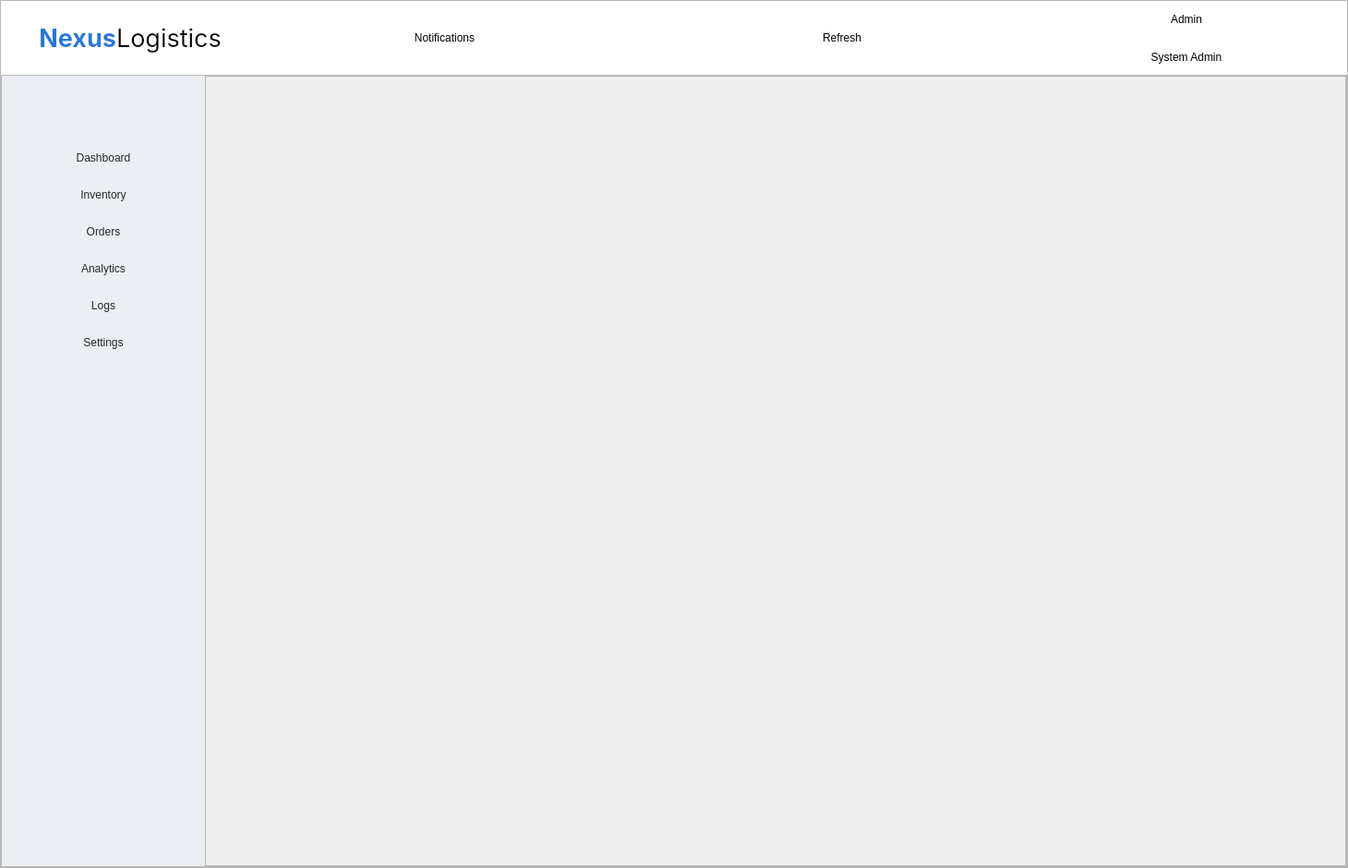
<?xml version="1.0" encoding="UTF-8"?>
<ui version="4.0">
 <class>MainWindow</class>
 <widget class="QMainWindow" name="MainWindow">
  <property name="geometry">
   <rect>
    <x>0</x>
    <y>0</y>
    <width>1460</width>
    <height>940</height>
   </rect>
  </property>
  <property name="windowTitle">
   <string>NexusLogistics</string>
  </property>
  <property name="autoFillBackground">
   <bool>false</bool>
  </property>
  <property name="animated">
   <bool>true</bool>
  </property>
  <widget class="QWidget" name="centralwidget">
   <property name="enabled">
    <bool>true</bool>
   </property>
   <layout class="QHBoxLayout" name="horizontalLayout_3">
    <property name="spacing">
     <number>0</number>
    </property>
    <property name="leftMargin">
     <number>0</number>
    </property>
    <property name="topMargin">
     <number>0</number>
    </property>
    <property name="rightMargin">
     <number>0</number>
    </property>
    <property name="bottomMargin">
     <number>0</number>
    </property>
    <item>
     <widget class="QFrame" name="MainShellArea">
      <property name="frameShape">
       <enum>QFrame::Shape::StyledPanel</enum>
      </property>
      <property name="frameShadow">
       <enum>QFrame::Shadow::Raised</enum>
      </property>
      <layout class="QVBoxLayout" name="verticalLayout_3">
       <property name="spacing">
        <number>0</number>
       </property>
       <property name="leftMargin">
        <number>0</number>
       </property>
       <property name="topMargin">
        <number>0</number>
       </property>
       <property name="rightMargin">
        <number>0</number>
       </property>
       <property name="bottomMargin">
        <number>0</number>
       </property>
       <item>
        <layout class="QVBoxLayout" name="verticalLayout_2">
         <property name="spacing">
          <number>0</number>
         </property>
         <property name="leftMargin">
          <number>0</number>
         </property>
         <item>
          <widget class="QFrame" name="topBarFrame">
           <property name="minimumSize">
            <size>
             <width>0</width>
             <height>80</height>
            </size>
           </property>
           <property name="maximumSize">
            <size>
             <width>16777215</width>
             <height>80</height>
            </size>
           </property>
           <property name="styleSheet">
            <string notr="true">background-color: rgb(255, 255, 255);
border: none;</string>
           </property>
           <property name="frameShape">
            <enum>QFrame::Shape::StyledPanel</enum>
           </property>
           <property name="frameShadow">
            <enum>QFrame::Shadow::Raised</enum>
           </property>
           <layout class="QVBoxLayout" name="verticalLayout_7">
            <property name="spacing">
             <number>0</number>
            </property>
            <property name="leftMargin">
             <number>0</number>
            </property>
            <property name="topMargin">
             <number>0</number>
            </property>
            <property name="rightMargin">
             <number>0</number>
            </property>
            <property name="bottomMargin">
             <number>0</number>
            </property>
            <item>
             <widget class="QFrame" name="topBarContentFrame">
              <property name="frameShape">
               <enum>QFrame::Shape::StyledPanel</enum>
              </property>
              <property name="frameShadow">
               <enum>QFrame::Shadow::Raised</enum>
              </property>
              <layout class="QHBoxLayout" name="horizontalLayout_5">
               <property name="spacing">
                <number>12</number>
               </property>
               <property name="leftMargin">
                <number>0</number>
               </property>
               <property name="topMargin">
                <number>0</number>
               </property>
               <property name="rightMargin">
                <number>24</number>
               </property>
               <property name="bottomMargin">
                <number>0</number>
               </property>
               <item>
                <layout class="QHBoxLayout" name="horizontalLayout_4">
                 <property name="spacing">
                  <number>0</number>
                 </property>
                 <item>
                  <widget class="QFrame" name="topBarLeftFrame">
                   <property name="minimumSize">
                    <size>
                     <width>260</width>
                     <height>0</height>
                    </size>
                   </property>
                   <property name="frameShape">
                    <enum>QFrame::Shape::StyledPanel</enum>
                   </property>
                   <property name="frameShadow">
                    <enum>QFrame::Shadow::Raised</enum>
                   </property>
                   <layout class="QHBoxLayout" name="horizontalLayout_7">
                    <property name="spacing">
                     <number>0</number>
                    </property>
                    <property name="leftMargin">
                     <number>0</number>
                    </property>
                    <property name="topMargin">
                     <number>0</number>
                    </property>
                    <property name="rightMargin">
                     <number>0</number>
                    </property>
                    <property name="bottomMargin">
                     <number>0</number>
                    </property>
                    <item>
                     <layout class="QHBoxLayout" name="horizontalLayout_6">
                      <property name="spacing">
                       <number>0</number>
                      </property>
                      <item>
                       <widget class="QLabel" name="brandNexusLabel">
                        <property name="maximumSize">
                         <size>
                          <width>125</width>
                          <height>16777215</height>
                         </size>
                        </property>
                        <property name="font">
                         <font>
                          <family>Inter</family>
                          <pointsize>20</pointsize>
                          <bold>true</bold>
                         </font>
                        </property>
                        <property name="styleSheet">
                         <string notr="true">color: rgb(40, 120, 215);
background: transparent;
border: none;</string>
                        </property>
                        <property name="text">
                         <string>Nexus</string>
                        </property>
                        <property name="alignment">
                         <set>Qt::AlignmentFlag::AlignRight|Qt::AlignmentFlag::AlignTrailing|Qt::AlignmentFlag::AlignVCenter</set>
                        </property>
                       </widget>
                      </item>
                      <item>
                       <widget class="QLabel" name="brandLogisticsLabel">
                        <property name="font">
                         <font>
                          <family>Inter</family>
                          <pointsize>20</pointsize>
                         </font>
                        </property>
                        <property name="text">
                         <string>Logistics</string>
                        </property>
                        <property name="alignment">
                         <set>Qt::AlignmentFlag::AlignLeading|Qt::AlignmentFlag::AlignLeft|Qt::AlignmentFlag::AlignVCenter</set>
                        </property>
                       </widget>
                      </item>
                     </layout>
                    </item>
                   </layout>
                  </widget>
                 </item>
                 <item>
                  <widget class="QFrame" name="topBarRightFrame">
                   <property name="sizePolicy">
                    <sizepolicy hsizetype="Expanding" vsizetype="Preferred">
                     <horstretch>0</horstretch>
                     <verstretch>0</verstretch>
                    </sizepolicy>
                   </property>
                   <property name="frameShape">
                    <enum>QFrame::Shape::StyledPanel</enum>
                   </property>
                   <property name="frameShadow">
                    <enum>QFrame::Shadow::Raised</enum>
                   </property>
                   <layout class="QHBoxLayout" name="horizontalLayout_8">
                    <property name="spacing">
                     <number>0</number>
                    </property>
                    <property name="topMargin">
                     <number>0</number>
                    </property>
                    <property name="rightMargin">
                     <number>0</number>
                    </property>
                    <property name="bottomMargin">
                     <number>0</number>
                    </property>
                    <item>
                     <widget class="QFrame" name="topBarActionsFrame">
                      <property name="minimumSize">
                       <size>
                        <width>320</width>
                        <height>0</height>
                       </size>
                      </property>
                      <property name="frameShape">
                       <enum>QFrame::Shape::StyledPanel</enum>
                      </property>
                      <property name="frameShadow">
                       <enum>QFrame::Shadow::Raised</enum>
                      </property>
                      <layout class="QHBoxLayout" name="horizontalLayout_10">
                       <property name="spacing">
                        <number>12</number>
                       </property>
                       <property name="leftMargin">
                        <number>0</number>
                       </property>
                       <property name="topMargin">
                        <number>0</number>
                       </property>
                       <property name="rightMargin">
                        <number>0</number>
                       </property>
                       <property name="bottomMargin">
                        <number>0</number>
                       </property>
                       <item>
                        <layout class="QHBoxLayout" name="horizontalLayout_9">
                         <item>
                          <widget class="QFrame" name="topBarButtonsFrame">
                           <property name="sizePolicy">
                            <sizepolicy hsizetype="Expanding" vsizetype="Preferred">
                             <horstretch>0</horstretch>
                             <verstretch>0</verstretch>
                            </sizepolicy>
                           </property>
                           <property name="frameShape">
                            <enum>QFrame::Shape::StyledPanel</enum>
                           </property>
                           <property name="frameShadow">
                            <enum>QFrame::Shadow::Raised</enum>
                           </property>
                           <layout class="QHBoxLayout" name="horizontalLayout_12">
                            <property name="spacing">
                             <number>8</number>
                            </property>
                            <property name="leftMargin">
                             <number>0</number>
                            </property>
                            <property name="topMargin">
                             <number>0</number>
                            </property>
                            <property name="rightMargin">
                             <number>0</number>
                            </property>
                            <property name="bottomMargin">
                             <number>0</number>
                            </property>
                            <item>
                             <layout class="QHBoxLayout" name="horizontalLayout_11">
                              <property name="spacing">
                               <number>8</number>
                              </property>
                              <item>
                               <widget class="QPushButton" name="notificationButton">
                                <property name="text">
                                 <string>Notifications</string>
                                </property>
                               </widget>
                              </item>
                              <item>
                               <widget class="QPushButton" name="refreshButton">
                                <property name="text">
                                 <string>Refresh</string>
                                </property>
                               </widget>
                              </item>
                             </layout>
                            </item>
                           </layout>
                          </widget>
                         </item>
                         <item>
                          <widget class="QFrame" name="topBarProfileFrame">
                           <property name="minimumSize">
                            <size>
                             <width>300</width>
                             <height>0</height>
                            </size>
                           </property>
                           <property name="frameShape">
                            <enum>QFrame::Shape::StyledPanel</enum>
                           </property>
                           <property name="frameShadow">
                            <enum>QFrame::Shadow::Raised</enum>
                           </property>
                           <layout class="QVBoxLayout" name="verticalLayout_8">
                            <property name="spacing">
                             <number>2</number>
                            </property>
                            <property name="leftMargin">
                             <number>0</number>
                            </property>
                            <property name="topMargin">
                             <number>0</number>
                            </property>
                            <property name="rightMargin">
                             <number>0</number>
                            </property>
                            <property name="bottomMargin">
                             <number>0</number>
                            </property>
                            <item>
                             <layout class="QVBoxLayout" name="verticalLayout">
                              <item>
                               <widget class="QLabel" name="adminNameLabel">
                                <property name="text">
                                 <string>Admin</string>
                                </property>
                                <property name="alignment">
                                 <set>Qt::AlignmentFlag::AlignCenter</set>
                                </property>
                               </widget>
                              </item>
                              <item>
                               <widget class="QLabel" name="adminRoleLabel">
                                <property name="text">
                                 <string>System Admin</string>
                                </property>
                                <property name="alignment">
                                 <set>Qt::AlignmentFlag::AlignCenter</set>
                                </property>
                               </widget>
                              </item>
                             </layout>
                            </item>
                           </layout>
                          </widget>
                         </item>
                        </layout>
                       </item>
                      </layout>
                     </widget>
                    </item>
                   </layout>
                  </widget>
                 </item>
                </layout>
               </item>
              </layout>
             </widget>
            </item>
           </layout>
          </widget>
         </item>
         <item>
          <widget class="QFrame" name="bodyFrame">
           <property name="sizePolicy">
            <sizepolicy hsizetype="Expanding" vsizetype="Expanding">
             <horstretch>0</horstretch>
             <verstretch>0</verstretch>
            </sizepolicy>
           </property>
           <property name="frameShape">
            <enum>QFrame::Shape::StyledPanel</enum>
           </property>
           <property name="frameShadow">
            <enum>QFrame::Shadow::Raised</enum>
           </property>
           <layout class="QHBoxLayout" name="horizontalLayout_2">
            <property name="spacing">
             <number>0</number>
            </property>
            <property name="leftMargin">
             <number>0</number>
            </property>
            <property name="topMargin">
             <number>0</number>
            </property>
            <property name="rightMargin">
             <number>0</number>
            </property>
            <property name="bottomMargin">
             <number>0</number>
            </property>
            <item>
             <layout class="QHBoxLayout" name="horizontalLayout">
              <property name="spacing">
               <number>0</number>
              </property>
              <item>
               <widget class="QFrame" name="sidebarFrame">
                <property name="minimumSize">
                 <size>
                  <width>220</width>
                  <height>0</height>
                 </size>
                </property>
                <property name="maximumSize">
                 <size>
                  <width>220</width>
                  <height>16777215</height>
                 </size>
                </property>
                <property name="styleSheet">
                 <string notr="true">background-color: rgb(235, 238, 242);
border: none;
border-radius: 0px;</string>
                </property>
                <property name="frameShape">
                 <enum>QFrame::Shape::StyledPanel</enum>
                </property>
                <property name="frameShadow">
                 <enum>QFrame::Shadow::Raised</enum>
                </property>
                <layout class="QVBoxLayout" name="verticalLayout_6">
                 <item>
                  <widget class="QFrame" name="sidebarStackFrame">
                   <property name="frameShape">
                    <enum>QFrame::Shape::StyledPanel</enum>
                   </property>
                   <property name="frameShadow">
                    <enum>QFrame::Shadow::Raised</enum>
                   </property>
                   <layout class="QVBoxLayout" name="verticalLayout_5">
                    <property name="spacing">
                     <number>0</number>
                    </property>
                    <property name="leftMargin">
                     <number>0</number>
                    </property>
                    <property name="topMargin">
                     <number>0</number>
                    </property>
                    <property name="rightMargin">
                     <number>0</number>
                    </property>
                    <property name="bottomMargin">
                     <number>0</number>
                    </property>
                    <item>
                     <layout class="QVBoxLayout" name="verticalLayout_4">
                      <property name="spacing">
                       <number>0</number>
                      </property>
                      <item>
                       <widget class="QFrame" name="sidebarNavTopSpacer">
                        <property name="minimumSize">
                         <size>
                          <width>0</width>
                          <height>60</height>
                         </size>
                        </property>
                        <property name="maximumSize">
                         <size>
                          <width>16777215</width>
                          <height>24</height>
                         </size>
                        </property>
                        <property name="frameShape">
                         <enum>QFrame::Shape::StyledPanel</enum>
                        </property>
                        <property name="frameShadow">
                         <enum>QFrame::Shadow::Raised</enum>
                        </property>
                        <layout class="QVBoxLayout" name="verticalLayout_13">
                         <property name="spacing">
                          <number>0</number>
                         </property>
                         <property name="leftMargin">
                          <number>0</number>
                         </property>
                         <property name="topMargin">
                          <number>0</number>
                         </property>
                         <property name="rightMargin">
                          <number>0</number>
                         </property>
                         <property name="bottomMargin">
                          <number>0</number>
                         </property>
                        </layout>
                       </widget>
                      </item>
                      <item>
                       <widget class="QFrame" name="sidebarNavFrame">
                        <property name="sizePolicy">
                         <sizepolicy hsizetype="Preferred" vsizetype="Expanding">
                          <horstretch>0</horstretch>
                          <verstretch>0</verstretch>
                         </sizepolicy>
                        </property>
                        <property name="frameShape">
                         <enum>QFrame::Shape::StyledPanel</enum>
                        </property>
                        <property name="frameShadow">
                         <enum>QFrame::Shadow::Raised</enum>
                        </property>
                        <layout class="QVBoxLayout" name="verticalLayout_10">
                         <property name="spacing">
                          <number>10</number>
                         </property>
                         <property name="leftMargin">
                          <number>0</number>
                         </property>
                         <property name="topMargin">
                          <number>0</number>
                         </property>
                         <property name="rightMargin">
                          <number>0</number>
                         </property>
                         <property name="bottomMargin">
                          <number>0</number>
                         </property>
                         <item>
                          <layout class="QVBoxLayout" name="verticalLayout_9">
                           <property name="spacing">
                            <number>0</number>
                           </property>
                           <item>
                            <widget class="NavButton" name="dashboardNavButton">
                             <property name="minimumSize">
                              <size>
                               <width>0</width>
                               <height>40</height>
                              </size>
                             </property>
                             <property name="maximumSize">
                              <size>
                               <width>16777215</width>
                               <height>40</height>
                              </size>
                             </property>
                             <property name="styleSheet">
                              <string notr="true">QPushButton {
    background-color: rgb(235, 238, 242);
    color: rgb(35, 40, 46);
    border: none;
    text-align: center;
    padding: 10px 14px;
    border-radius: 8px;
}

QPushButton:hover {
    background-color: rgb(220, 225, 232);
}

QPushButton:pressed {
    background-color: rgb(40, 120, 215);
    color: white;
}</string>
                             </property>
                             <property name="text">
                              <string>Dashboard</string>
                             </property>
                             <property name="icon">
                              <iconset resource="../../resources/resources.qrc">
                               <normaloff>:/icons/dashboard.png</normaloff>:/icons/dashboard.png</iconset>
                             </property>
                            </widget>
                           </item>
                           <item>
                            <widget class="NavButton" name="inventoryNavButton">
                             <property name="minimumSize">
                              <size>
                               <width>0</width>
                               <height>40</height>
                              </size>
                             </property>
                             <property name="maximumSize">
                              <size>
                               <width>16777215</width>
                               <height>40</height>
                              </size>
                             </property>
                             <property name="styleSheet">
                              <string notr="true">QPushButton {
    background-color: rgb(235, 238, 242);
    color: rgb(35, 40, 46);
    border: none;
    text-align: center;
    padding: 10px 14px;
    border-radius: 8px;
}

QPushButton:hover {
    background-color: rgb(220, 225, 232);
}

QPushButton:pressed {
    background-color: rgb(40, 120, 215);
    color: white;
}</string>
                             </property>
                             <property name="text">
                              <string>Inventory</string>
                             </property>
                             <property name="icon">
                              <iconset resource="../../resources/resources.qrc">
                               <normaloff>:/icons/inventory.png</normaloff>:/icons/inventory.png</iconset>
                             </property>
                            </widget>
                           </item>
                           <item>
                            <widget class="NavButton" name="ordersNavButton">
                             <property name="minimumSize">
                              <size>
                               <width>0</width>
                               <height>40</height>
                              </size>
                             </property>
                             <property name="maximumSize">
                              <size>
                               <width>16777215</width>
                               <height>40</height>
                              </size>
                             </property>
                             <property name="styleSheet">
                              <string notr="true">QPushButton {
    background-color: rgb(235, 238, 242);
    color: rgb(35, 40, 46);
    border: none;
    text-align: center;
    padding: 10px 14px;
    border-radius: 8px;
}

QPushButton:hover {
    background-color: rgb(220, 225, 232);
}

QPushButton:pressed {
    background-color: rgb(40, 120, 215);
    color: white;
}</string>
                             </property>
                             <property name="text">
                              <string>Orders</string>
                             </property>
                             <property name="icon">
                              <iconset resource="../../resources/resources.qrc">
                               <normaloff>:/icons/orders.png</normaloff>:/icons/orders.png</iconset>
                             </property>
                            </widget>
                           </item>
                           <item>
                            <widget class="NavButton" name="analyticsNavButton">
                             <property name="minimumSize">
                              <size>
                               <width>0</width>
                               <height>40</height>
                              </size>
                             </property>
                             <property name="maximumSize">
                              <size>
                               <width>16777215</width>
                               <height>40</height>
                              </size>
                             </property>
                             <property name="styleSheet">
                              <string notr="true">QPushButton {
    background-color: rgb(235, 238, 242);
    color: rgb(35, 40, 46);
    border: none;
    text-align: center;
    padding: 10px 14px;
    border-radius: 8px;
}

QPushButton:hover {
    background-color: rgb(220, 225, 232);
}

QPushButton:pressed {
    background-color: rgb(40, 120, 215);
    color: white;
}</string>
                             </property>
                             <property name="text">
                              <string>Analytics</string>
                             </property>
                             <property name="icon">
                              <iconset resource="../../resources/resources.qrc">
                               <normaloff>:/icons/analytics.png</normaloff>:/icons/analytics.png</iconset>
                             </property>
                            </widget>
                           </item>
                           <item>
                            <widget class="NavButton" name="logsNavButton">
                             <property name="minimumSize">
                              <size>
                               <width>0</width>
                               <height>40</height>
                              </size>
                             </property>
                             <property name="maximumSize">
                              <size>
                               <width>16777215</width>
                               <height>40</height>
                              </size>
                             </property>
                             <property name="styleSheet">
                              <string notr="true">QPushButton {
    background-color: rgb(235, 238, 242);
    color: rgb(35, 40, 46);
    border: none;
    text-align: center;
    padding: 10px 14px;
    border-radius: 8px;
}

QPushButton:hover {
    background-color: rgb(220, 225, 232);
}

QPushButton:pressed {
    background-color: rgb(40, 120, 215);
    color: white;
}</string>
                             </property>
                             <property name="text">
                              <string>Logs</string>
                             </property>
                             <property name="icon">
                              <iconset resource="../../resources/resources.qrc">
                               <normaloff>:/icons/logs.png</normaloff>:/icons/logs.png</iconset>
                             </property>
                            </widget>
                           </item>
                           <item>
                            <widget class="NavButton" name="settingsNavButton">
                             <property name="minimumSize">
                              <size>
                               <width>0</width>
                               <height>40</height>
                              </size>
                             </property>
                             <property name="maximumSize">
                              <size>
                               <width>16777215</width>
                               <height>40</height>
                              </size>
                             </property>
                             <property name="styleSheet">
                              <string notr="true">QPushButton {
    background-color: rgb(235, 238, 242);
    color: rgb(35, 40, 46);
    border: none;
    text-align: center;
    padding: 10px 14px;
    border-radius: 8px;
}

QPushButton:hover {
    background-color: rgb(220, 225, 232);
}

QPushButton:pressed {
    background-color: rgb(40, 120, 215);
    color: white;
}</string>
                             </property>
                             <property name="text">
                              <string>Settings</string>
                             </property>
                             <property name="icon">
                              <iconset resource="../../resources/resources.qrc">
                               <normaloff>:/icons/settings.png</normaloff>:/icons/settings.png</iconset>
                             </property>
                            </widget>
                           </item>
                           <item>
                            <spacer name="verticalSpacer_2">
                             <property name="orientation">
                              <enum>Qt::Orientation::Vertical</enum>
                             </property>
                             <property name="sizeHint" stdset="0">
                              <size>
                               <width>20</width>
                               <height>40</height>
                              </size>
                             </property>
                            </spacer>
                           </item>
                          </layout>
                         </item>
                        </layout>
                       </widget>
                      </item>
                     </layout>
                    </item>
                   </layout>
                  </widget>
                 </item>
                </layout>
               </widget>
              </item>
              <item>
               <widget class="QFrame" name="pageCanvasFrame">
                <property name="sizePolicy">
                 <sizepolicy hsizetype="Expanding" vsizetype="Expanding">
                  <horstretch>0</horstretch>
                  <verstretch>0</verstretch>
                 </sizepolicy>
                </property>
                <property name="frameShape">
                 <enum>QFrame::Shape::StyledPanel</enum>
                </property>
                <property name="frameShadow">
                 <enum>QFrame::Shadow::Raised</enum>
                </property>
               </widget>
              </item>
             </layout>
            </item>
           </layout>
          </widget>
         </item>
        </layout>
       </item>
      </layout>
     </widget>
    </item>
   </layout>
  </widget>
 </widget>
 <customwidgets>
  <customwidget>
   <class>NavButton</class>
   <extends>QPushButton</extends>
   <header>navbutton.h</header>
  </customwidget>
 </customwidgets>
 <resources>
  <include location="../../resources/resources.qrc"/>
 </resources>
 <connections/>
</ui>
